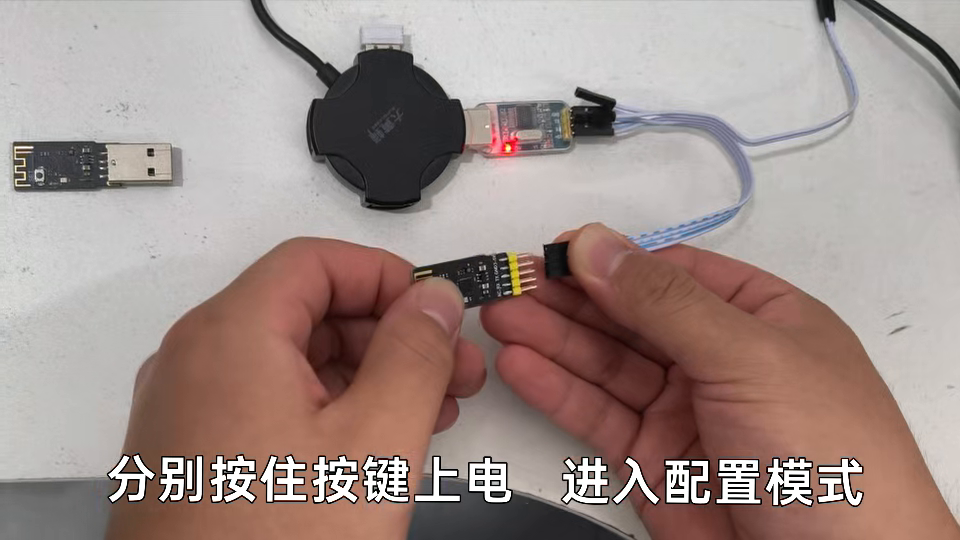
#> input picture frame 49 of 大创/8、LQ208BLE蓝牙模块_V2.0配套资料/1-LQ208BLE蓝牙模块使用教程/LQ208蓝牙模块配对教程_V2.0_261015.mp4, 960 x 540 px, given in place of camera, which was not available
$ python run_detection.py
#> lines starting #> are read from the running program, lines starting #| are printed output that depends on the picture; after the words box and inside, x2 and y2 are one past the last pixel; in counts of white or black regions, pixels touching at a corner belong together
### 大创/vision/camera.py
from __future__ import annotations

import os
import time
from dataclasses import dataclass
from threading import Condition, Lock, Thread
from typing import Any

import cv2
import numpy as np


@dataclass(frozen=True)
class CameraConfig:
    source: str | int
    reconnect_delay: float = 2.0
    backend: int = cv2.CAP_FFMPEG


class ReconnectingCamera:
    """OpenCV source wrapper that keeps reconnecting after a stream failure."""

    def __init__(self, config: CameraConfig) -> None:
        self.config = config
        self._capture: cv2.VideoCapture | None = None

    def _open(self) -> bool:
        self.release()
        backend = cv2.CAP_ANY if isinstance(self.config.source, int) else self.config.backend
        capture = cv2.VideoCapture(self.config.source, backend)
        if not capture.isOpened():
            capture.release()
            return False
        self._capture = capture
        return True

    def read(self) -> tuple[bool, np.ndarray | None]:
        while True:
            if self._capture is None and not self._open():
                time.sleep(self.config.reconnect_delay)
                continue

            assert self._capture is not None
            ok, frame = self._capture.read()
#> frame is the input picture: shape (540, 960, 3); mean B, G, R 138.7, 143.5, 160.7
            if ok and frame is not None:
                return True, frame

            self.release()
            time.sleep(self.config.reconnect_delay)

    # [8 lines left out: function properties, not called in this run]

    def release(self) -> None:
        if self._capture is not None:
            self._capture.release()
            self._capture = None


class LatestFrameCamera:
    """Continuously capture and retain only the newest frame.

    This prevents a slow detector from processing an ever-growing backlog of
    old frames. The consumer blocks until a newer frame is available, while
    the capture thread keeps draining OpenCV's input buffer.
    """

    # [84 lines left out: functions __init__, _open, _close_capture, _capture_loop, read, properties and 1 more, not called in this run]


def source_value(source: str) -> str | int:
    """Treat a numeric source as a local camera index."""

    return int(source) if source.isdecimal() else source

### 大创/vision/detector.py
from __future__ import annotations

from dataclasses import dataclass
from typing import Protocol

import cv2
import numpy as np


@dataclass(frozen=True)
class Detection:
    """One detector result in pixel coordinates."""

    label: str
    confidence: float
    bbox: tuple[int, int, int, int]

    # [4 lines left out: function center, not called in this run]


class Detector(Protocol):
    def detect(self, frame: np.ndarray) -> list[Detection]:
        """Return detections for one BGR frame."""


class NoopDetector:
    """A safe default that never produces a control-worthy detection."""

    def detect(self, frame: np.ndarray) -> list[Detection]:
        del frame
        return []


class ColorBlobDetector:
    """Simple HSV color detector for early camera and pipeline validation.

    This is deliberately not a final object-recognition model. It provides a
    deterministic way to validate the full video -> detection -> annotation
    pipeline before a trained model and STM32 output are introduced.
    """

    # [38 lines left out: functions __init__, detect, not called in this run]


def draw_detections(
    frame: np.ndarray,
    detections: list[Detection],
) -> np.ndarray:
    """Draw results on a copy so the raw frame remains untouched."""

    annotated = frame.copy()
    for detection in detections:
        x, y, width, height = detection.bbox
        color = (0, 220, 0)
        cv2.rectangle(annotated, (x, y), (x + width, y + height), color, 2)
        center_x, center_y = detection.center
        cv2.circle(annotated, (center_x, center_y), 4, (0, 0, 255), -1)
        text = f"{detection.label} {detection.confidence:.2f}"
        cv2.putText(
            annotated,
            text,
            (x, max(y - 8, 20)),
            cv2.FONT_HERSHEY_SIMPLEX,
            0.55,
            color,
            2,
            cv2.LINE_AA,
        )
    return annotated


def create_detector(name: str) -> Detector:
    if name == "none":
        return NoopDetector()
    if name == "color":
        return ColorBlobDetector()
    raise ValueError(f"unknown detector: {name}")

### 大创/vision/run_detection.py
from __future__ import annotations

import argparse
import json
import os
import time
from datetime import datetime, timezone

import cv2

from camera import CameraConfig, ReconnectingCamera, source_value
from detector import create_detector, draw_detections


def parse_args() -> argparse.Namespace:
    parser = argparse.ArgumentParser(description="Run the safe, read-only vision pipeline.")
    parser.add_argument(
        "--source",
        default=os.environ.get(
            "CAMERA_URL",
            "rtsp://127.0.0.1:8554/camera",
        ),
        help="RTSP URL, local camera index, or video file.",
    )
    parser.add_argument("--detector", choices=("none", "color"), default="none")
    parser.add_argument("--output-dir", default="vision/outputs")
    parser.add_argument("--save-interval", type=float, default=5.0)
    parser.add_argument("--max-fps", type=float, default=0.0)
    parser.add_argument("--status-interval", type=float, default=5.0)
    parser.add_argument("--headless", action="store_true")
    return parser.parse_args()


def main() -> int:
    args = parse_args()
    os.makedirs(args.output_dir, exist_ok=True)
    log_path = os.path.join(args.output_dir, "detections.jsonl")
    camera = ReconnectingCamera(CameraConfig(source_value(args.source)))
    detector = create_detector(args.detector)
    last_saved = 0.0
    last_frame_time = time.monotonic()
    smoothed_fps = 0.0
    frame_count = 0
    last_status = 0.0

    print("视觉程序已启动：只读视频，不连接 STM32，不发送运动命令。")
    print(f"source={args.source}, detector={args.detector}")
    try:
        with open(log_path, "a", encoding="utf-8") as log_file:
            while True:
                ok, frame = camera.read()
                if not ok or frame is None:
                    continue

                now = time.monotonic()
                delta = max(now - last_frame_time, 1e-6)
                instant_fps = 1.0 / delta
                smoothed_fps = instant_fps if smoothed_fps == 0 else smoothed_fps * 0.9 + instant_fps * 0.1
                last_frame_time = now
                frame_count += 1

                detections = detector.detect(frame)
#> detections = []
                annotated = draw_detections(frame, detections)
                cv2.putText(
                    annotated,
                    f"FPS {smoothed_fps:.1f} | detections {len(detections)}",
                    (10, 24),
                    cv2.FONT_HERSHEY_SIMPLEX,
                    0.65,
                    (255, 255, 255),
                    2,
                    cv2.LINE_AA,
                )
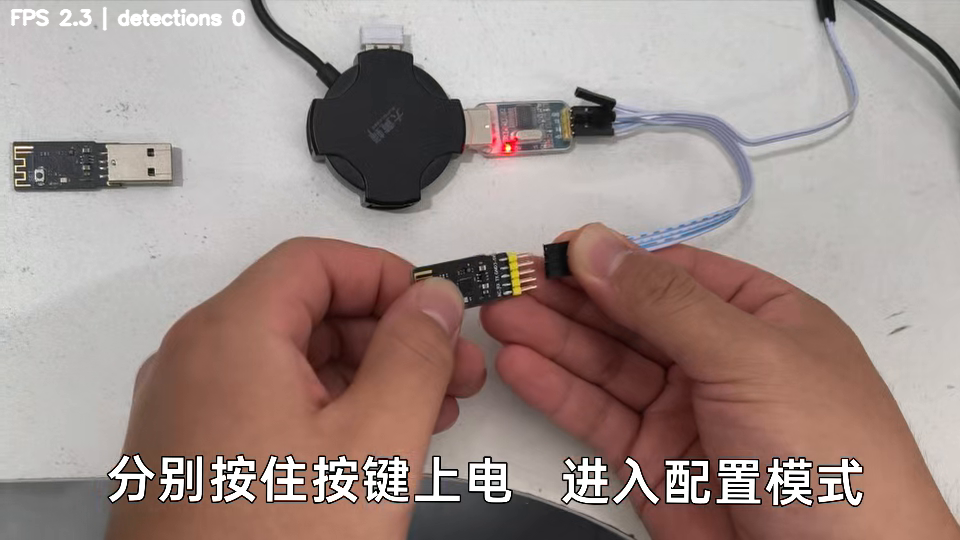
#> annotated: shape (540, 960, 3); 0.49% of pixels changed, all inside (x1, y1, x2, y2) = (10, 6, 246, 31)

                event = {
                    "timestamp": datetime.now(timezone.utc).isoformat(),
                    "frame": frame_count,
                    "fps": round(smoothed_fps, 2),
                    "detections": [
                        {
                            "label": item.label,
                            "confidence": round(item.confidence, 4),
                            "bbox": item.bbox,
                            "center": item.center,
                        }
                        for item in detections
                    ],
                }
                log_file.write(json.dumps(event, ensure_ascii=False) + "\n")
                log_file.flush()

                if now - last_saved >= max(args.save_interval, 0.0):
                    stamp = datetime.now().strftime("%Y%m%d_%H%M%S")
                    cv2.imwrite(os.path.join(args.output_dir, f"raw_{stamp}.jpg"), frame)
                    cv2.imwrite(os.path.join(args.output_dir, f"annotated_{stamp}.jpg"), annotated)
                    last_saved = now

                if now - last_status >= max(args.status_interval, 0.0):
                    print(
                        f"[status] frames={frame_count} fps={smoothed_fps:.1f} "
                        f"detections={len(detections)}",
                        flush=True,
                    )
#| [status] frames=1 fps=2.3 detections=0
                    last_status = now

                if args.max_fps > 0:
                    time.sleep(max(0.0, 1.0 / args.max_fps - (time.monotonic() - now)))

                if not args.headless:
                    cv2.imshow("Orange Pi vision", annotated)
                    if cv2.waitKey(1) & 0xFF == ord("q"):
#> (key q is pressed here)
                        break
    except KeyboardInterrupt:
        print("\n收到退出信号。")
    finally:
        camera.release()
        if not args.headless:
            cv2.destroyAllWindows()
    return 0


if __name__ == "__main__":
    raise SystemExit(main())
#> (the program exits here)

$ run again, starting later in the video
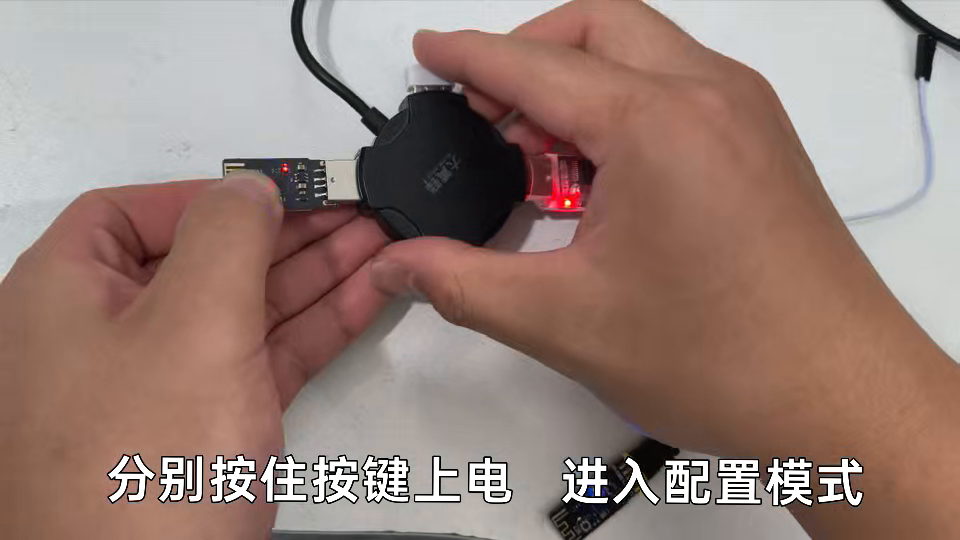
#> input picture frame 224 of 大创/8、LQ208BLE蓝牙模块_V2.0配套资料/1-LQ208BLE蓝牙模块使用教程/LQ208蓝牙模块配对教程_V2.0_261015.mp4, 960 x 540 px, given in place of camera, which was not available
#> in read, frame is the input picture: shape (540, 960, 3); mean B, G, R 120.3, 128.5, 152.2
#> detections = []
#> in main, `cv2.putText( annotated, f"FPS {smoothed_fps:.1f} | detections {len(det..`:
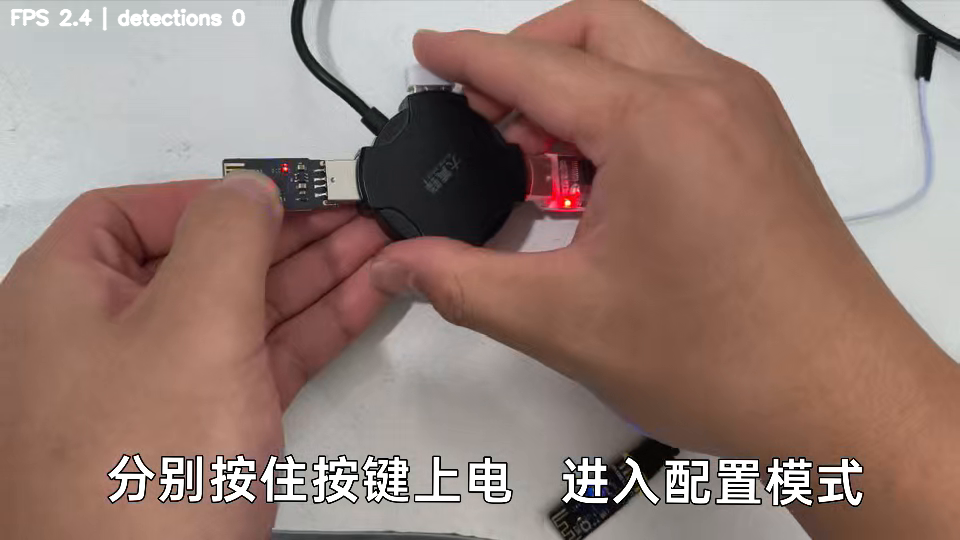
#> annotated: shape (540, 960, 3); 0.48% of pixels changed, all inside (x1, y1, x2, y2) = (10, 6, 246, 31)
#| [status] frames=1 fps=2.4 detections=0

$ run again, starting later in the video
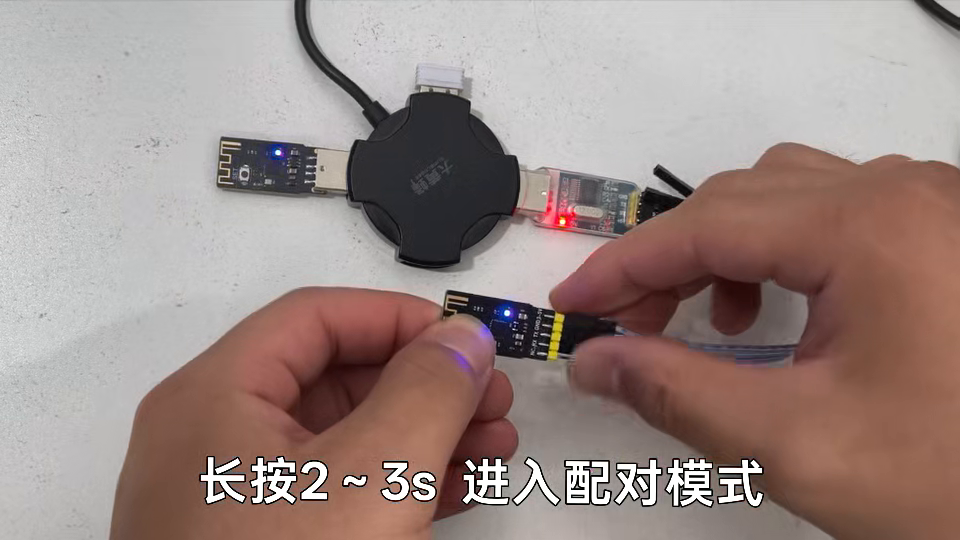
#> input picture frame 399 of 大创/8、LQ208BLE蓝牙模块_V2.0配套资料/1-LQ208BLE蓝牙模块使用教程/LQ208蓝牙模块配对教程_V2.0_261015.mp4, 960 x 540 px, given in place of camera, which was not available
#> in read, frame is the input picture: shape (540, 960, 3); mean B, G, R 134.7, 139.1, 156.6
#> detections = []
#> in main, `cv2.putText( annotated, f"FPS {smoothed_fps:.1f} | detections {len(det..`:
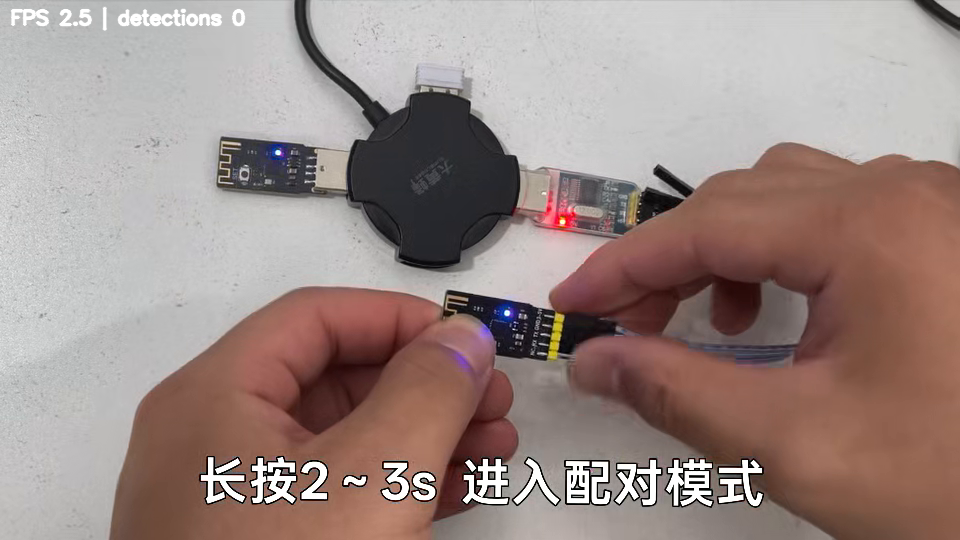
#> annotated: shape (540, 960, 3); 0.5% of pixels changed, all inside (x1, y1, x2, y2) = (10, 6, 246, 31)
#| [status] frames=1 fps=2.5 detections=0
